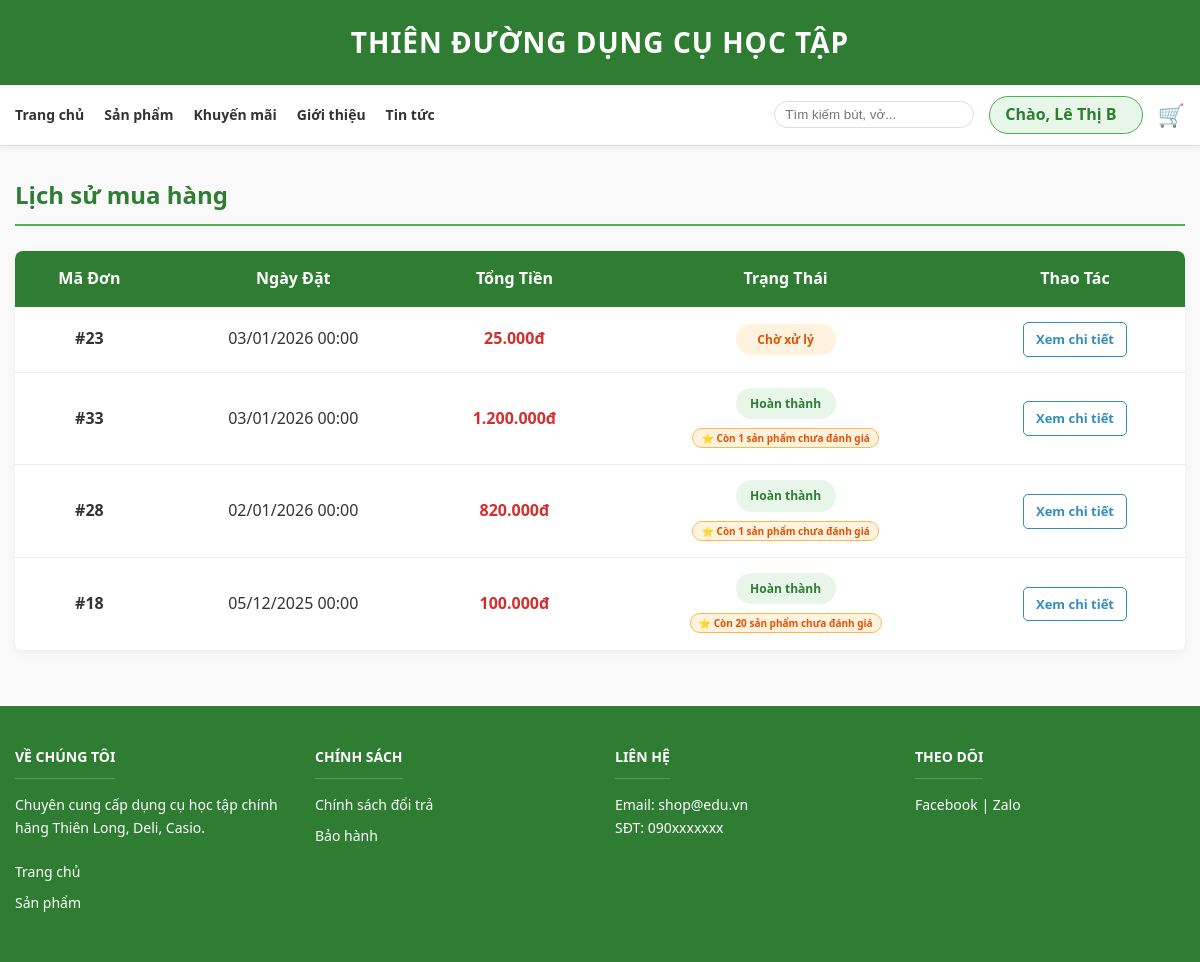
The app's page /Views/Donhang/lichsu_donhang.php (signed in) with its own data.
### tables this page shows
CREATE TABLE IF NOT EXISTS `donhang` (
  `MaDH` int NOT NULL AUTO_INCREMENT,
  `MaKH` int DEFAULT NULL,
  `HoTenNguoiNhan` varchar(100) DEFAULT NULL,
  `SDTNguoiNhan` varchar(20) DEFAULT NULL,
  `NgayDat` date DEFAULT NULL,
  `TrangThai` varchar(50) DEFAULT NULL,
  `TongTien` decimal(10,2) DEFAULT NULL,
  `DiaChiGiaoHang` text,
  `GhiChu` text,
  PRIMARY KEY (`MaDH`),
  KEY `MaKH` (`MaKH`)
);

### classes/DB.class.php (called while the page is built, shortened)
<?php
class Db
{
    protected $pdo;
    public function __construct()
    {
        try {
            $dsn = "mysql:host=" . DB_HOST . ";dbname=" . DB_NAME . ";charset=utf8mb4";
            $options = [
                PDO::ATTR_ERRMODE            => PDO::ERRMODE_EXCEPTION,
                PDO::ATTR_DEFAULT_FETCH_MODE => PDO::FETCH_ASSOC,
                PDO::ATTR_EMULATE_PREPARES   => false,
            ];
            $this->pdo = new PDO($dsn, DB_USER, DB_PASS, $options);
        } catch (PDOException $e) {
            die("Lỗi kết nối Database: " . $e->getMessage());
        }
    }
    public function query($sql, $params = [])
    {
        $stmt = $this->pdo->prepare($sql);
        $stmt->execute($params);
        return $stmt;
    }
}

### Views/Donhang/lichsu_donhang.php (the view, shortened to what this page needs)
<?php
require_once '../../classes/DB.class.php';
$db = new Db();
$maKH = $_SESSION['user_id'];
$sql = "SELECT * FROM donhang WHERE MaKH = ? ORDER BY NgayDat DESC";
$donhangs = $db->query($sql, [$maKH])->fetchAll();
include_once '../includes/header.php';
?>
<div class="container" style="margin-top: 30px; margin-bottom: 50px; min-height: 60vh;">
    <h2 style="color: #2E7D32; margin-bottom: 25px; border-bottom: 2px solid #4CAF50; padding-bottom: 10px;">
        Lịch sử mua hàng
    </h2>
    <?php if (empty($donhangs)): ?>
        <div style="text-align: center; padding: 50px; background: white; border-radius: 8px;">
            <p>Bạn chưa có đơn hàng nào.</p>
            <a href="../index.php" class="btn-buy-now" style="display: inline-block; margin-top: 15px;">MUA SẮM NGAY</a>
        </div>
    <?php else: ?>
        <table class="order-table" style="width: 100%; border-collapse: collapse; background: white; border-radius: 8px; overflow: hidden; box-shadow: 0 2px 10px rgba(0,0,0,0.05);">
            <thead>
                <tr style="background-color: #2E7D32; color: white;">
                    <th>Mã Đơn</th>
                    <th>Ngày Đặt</th>
                    <th>Tổng Tiền</th>
                    <th>Trạng Thái</th>
                    <th class="col-action">Thao Tác</th>
                </tr>
            </thead>
            <tbody>
                <?php foreach ($donhangs as $dh):
                    $maDH = $dh['MaDH'];
                    $statusBg = '#FFF3E0';
                    $statusColor = '#E65100';
                    switch ($dh['TrangThai']) {
                        case 'Hoàn thành':
                            $statusBg = '#E8F5E9';
                            $statusColor = '#2E7D32';
                            break;
                    }
                    $showReviewBadge = false;
                    $pendingReviews = 0;
                    if ($dh['TrangThai'] === 'Hoàn thành') {
                        $sqlItems = "SELECT MaSP, SoLuong FROM chitietdh WHERE MaDH = ?";
                        $items = $db->query($sqlItems, [$maDH])->fetchAll();
                        foreach ($items as $item) {
                            $sqlCount = "SELECT COUNT(*) FROM danhgia WHERE MaSP = ? AND MaDH = ? AND MaKH = ?";
                            $daDanhGia = $db->query($sqlCount, [$item['MaSP'], $maDH, $_SESSION['user_id']])->fetchColumn();
                            if ($item['SoLuong'] > $daDanhGia) {
                                $pendingReviews += ($item['SoLuong'] - $daDanhGia);
                                $showReviewBadge = true;
                            }
                        }
                    }
                ?>
                    <tr style="border-bottom: 1px solid #eee;">
                        <td>#<?php echo $maDH; ?></td>
                        <td><?php echo date('d/m/Y H:i', strtotime($dh['NgayDat'])); ?></td>
                        <td style="color: #d32f2f; font-weight: bold;"><?php echo number_format($dh['TongTien'], 0, ',', '.'); ?>đ</td>
                        <td>
                            <span class="status-badge" style="background: <?php echo $statusBg; ?>; color: <?php echo $statusColor; ?>;">
                                <?php echo $dh['TrangThai']; ?>
                            </span>
                            <?php if ($showReviewBadge): ?>
                                <div style="margin-top: 5px;">
                                    <span style="background: #FFF3E0; color: #E65100; font-size: 10px; padding: 2px 8px; border-radius: 10px; border: 1px solid #FFB74D; font-weight: bold;">
                                        ⭐ Còn <?php echo $pendingReviews; ?> sản phẩm chưa đánh giá
                                    </span>
                                </div>
                            <?php endif; ?>
                        </td>
                        <td class="col-action">
                            <div class="action-group">
                                <a href="chitiet_donhang.php?id=<?php echo $maDH; ?>" class="btn-action btn-view">Xem chi tiết</a>
                            </div>
                        </td>
                    </tr>
                <?php endforeach; ?>
            </tbody>
        </table>
    <?php endif; ?>
</div>
<?php include_once '../includes/footer.php'; ?>

### Views/includes/header.php (style rules this page uses)
:root { --primary-color: #2E7D32; --accent-color: #4CAF50; --bg-color: #F9F9F9; --text-color: #333333; --white: #FFFFFF; }
* { margin: 0; padding: 0; box-sizing: border-box; }
body { font-family: 'Segoe UI', Tahoma, Geneva, Verdana, sans-serif; background-color: var(--bg-color); color: var(--text-color); line-height: 1.6; }
a { text-decoration: none; color: inherit; }
.container { width: 1200px; max-width: 100%; margin: 0 auto; padding: 0 15px; }

### Views/Donhang/lichsu_donhang.php (style rules this page uses)
.order-table th, .order-table td { text-align: center; vertical-align: middle; padding: 15px; }
.order-table td:first-child { font-weight: bold; }
.col-action { width: 220px; }
.action-group { display: flex; gap: 8px; justify-content: center; align-items: center; }
.status-badge { padding: 6px 12px; border-radius: 20px; font-size: 12px; font-weight: 600; display: inline-block; min-width: 100px; }
.btn-action { padding: 6px 12px; border-radius: 5px; font-size: 13px; font-weight: 600; text-decoration: none; transition: all 0.2s; border: 1px solid transparent; white-space: nowrap; }
.btn-view { color: #338dbc; border-color: #338dbc; background: #fff; }

### records on screen
donhang: MaDH "23", NgayDat "03/01/2026 00:00", TongTien "25.000", TrangThai "Chờ xử lý"
donhang: MaDH "33", NgayDat "03/01/2026 00:00", TongTien "1.200.000", TrangThai "Hoàn thành", pendingReviews "1"
donhang: MaDH "28", NgayDat "02/01/2026 00:00", TongTien "820.000", TrangThai "Hoàn thành", pendingReviews "1"
donhang: MaDH "18", NgayDat "05/12/2025 00:00", TongTien "100.000", TrangThai "Hoàn thành", pendingReviews "20"

### other values on screen
$_SESSION['user_name'] "Lê Thị B"
